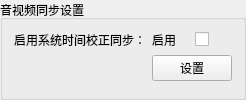
               <widget class="QGroupBox" name="groupBox_27">
                <property name="title">
                 <string>音视频同步设置</string>
                </property>
                <layout class="QFormLayout" name="formLayout_13">
                 <property name="labelAlignment">
                  <set>Qt::AlignRight|Qt::AlignTrailing|Qt::AlignVCenter</set>
                 </property>
                 <item row="0" column="0">
                  <widget class="QLabel" name="lab_AvAudVid">
                   <property name="text">
                    <string>启用系统时间校正同步：</string>
                   </property>
                  </widget>
                 </item>
                 <item row="0" column="1">
                  <layout class="QHBoxLayout" name="horizontalLayout_44">
                   <item>
                    <widget class="QLabel" name="label_118">
                     <property name="text">
                      <string>启用</string>
                     </property>
                    </widget>
                   </item>
                   <item>
                    <widget class="QCheckBox" name="che_AVEna">
                     <property name="text">
                      <string/>
                     </property>
                    </widget>
                   </item>
                  </layout>
                 </item>
                 <item row="1" column="1">
                  <widget class="QPushButton" name="pus_AvSet">
                   <property name="text">
                    <string>设置</string>
                   </property>
                  </widget>
                 </item>
                </layout>
               </widget>
